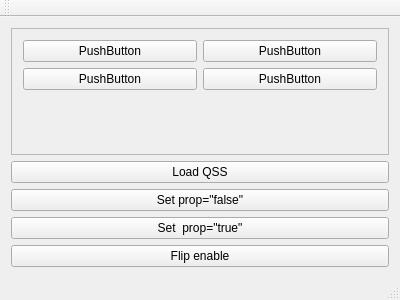
<?xml version="1.0" encoding="UTF-8"?>
<ui version="4.0">
 <class>MainWindow</class>
 <widget class="QMainWindow" name="MainWindow">
  <property name="geometry">
   <rect>
    <x>0</x>
    <y>0</y>
    <width>400</width>
    <height>300</height>
   </rect>
  </property>
  <property name="windowTitle">
   <string>MainWindow</string>
  </property>
  <widget class="QWidget" name="centralWidget">
   <layout class="QGridLayout" name="gridLayout_3">
    <item row="1" column="0">
     <widget class="QPushButton" name="pushButtonLoadQss">
      <property name="text">
       <string>Load QSS</string>
      </property>
     </widget>
    </item>
    <item row="0" column="0">
     <widget class="QFrame" name="frame">
      <property name="frameShape">
       <enum>QFrame::StyledPanel</enum>
      </property>
      <property name="frameShadow">
       <enum>QFrame::Raised</enum>
      </property>
      <layout class="QGridLayout" name="gridLayout_2">
       <item row="0" column="0">
        <layout class="QGridLayout" name="gridLayout">
         <item row="0" column="0">
          <widget class="QPushButton" name="pushButton">
           <property name="text">
            <string>PushButton</string>
           </property>
          </widget>
         </item>
         <item row="1" column="0">
          <widget class="QPushButton" name="pushButton_3">
           <property name="text">
            <string>PushButton</string>
           </property>
          </widget>
         </item>
         <item row="0" column="1">
          <widget class="QPushButton" name="pushButton_2">
           <property name="text">
            <string>PushButton</string>
           </property>
          </widget>
         </item>
         <item row="1" column="1">
          <widget class="QPushButton" name="pushButton_4">
           <property name="text">
            <string>PushButton</string>
           </property>
          </widget>
         </item>
         <item row="2" column="0">
          <widget class="mywidget" name="widget" native="true"/>
         </item>
         <item row="2" column="1">
          <widget class="mywidgetwithconstructor" name="widget_2" native="true"/>
         </item>
        </layout>
       </item>
      </layout>
     </widget>
    </item>
    <item row="2" column="0">
     <widget class="QPushButton" name="pushButton_5">
      <property name="text">
       <string>Set prop=&quot;false&quot;</string>
      </property>
     </widget>
    </item>
    <item row="3" column="0">
     <widget class="QPushButton" name="pushButton_6">
      <property name="text">
       <string>Set  prop=&quot;true&quot;</string>
      </property>
     </widget>
    </item>
    <item row="4" column="0">
     <widget class="QPushButton" name="pushButton_7">
      <property name="text">
       <string>Flip enable</string>
      </property>
     </widget>
    </item>
   </layout>
  </widget>
  <widget class="QMenuBar" name="menuBar">
   <property name="geometry">
    <rect>
     <x>0</x>
     <y>0</y>
     <width>400</width>
     <height>22</height>
    </rect>
   </property>
  </widget>
  <widget class="QToolBar" name="mainToolBar">
   <attribute name="toolBarArea">
    <enum>TopToolBarArea</enum>
   </attribute>
   <attribute name="toolBarBreak">
    <bool>false</bool>
   </attribute>
  </widget>
  <widget class="QStatusBar" name="statusBar"/>
 </widget>
 <layoutdefault spacing="6" margin="11"/>
 <customwidgets>
  <customwidget>
   <class>mywidget</class>
   <extends>QWidget</extends>
   <header>mywidget.h</header>
   <container>1</container>
  </customwidget>
  <customwidget>
   <class>mywidgetwithconstructor</class>
   <extends>QWidget</extends>
   <header>mywidgetwithconstructor.h</header>
   <container>1</container>
  </customwidget>
 </customwidgets>
 <resources/>
 <connections/>
</ui>
